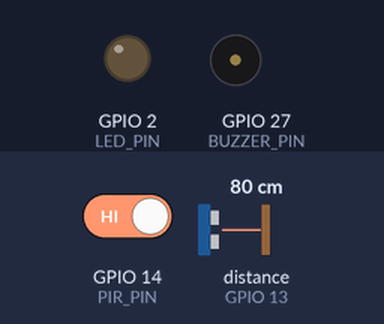
The sketch below on a simulated ESP32. On the bench: output pins drawn as LEDs (lit = HIGH), buzzer (waves = sounding, pin HIGH). Wiring (inferred from the names in the program): ultrasonic range finder: trigger GPIO 12; echo GPIO 13. The inputs (shaded band) are chosen by the test bench; at power-on: GPIO 14 (PIR_PIN) HIGH, distance to the obstacle (sensor on GPIO 13) 80 cm. The echo pulse lasts 58.3 µs per cm; WiFi joins after 1.5 s; servers stay silent unless stated; uploads are accepted with an empty reply; nothing arrives over Bluetooth unless stated; pins used as bus, display or sensor lines are not drawn; what the sketch prints to the serial monitor is not drawn.

Above: at 1.1 s.
At 2.9 s:
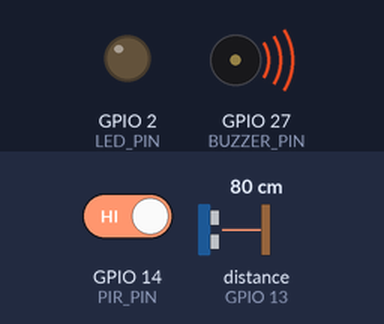
Timing chart, 0 to 4.4 s (numbered marks = the images above):
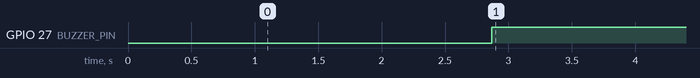

The sketch:

sketch_oct29a.ino
```cpp
#include <WiFi.h>
#include <HTTPClient.h>
#include "esp_bt.h"
#include <BLEDevice.h>
#include <BLEUtils.h>
#include <BLEScan.h>

// ---------------- Wi-Fi ----------------
const char* ssid = "FIEM@SGHALL#WIFI1";
const char* password = "sghall@4321";
const char* camIP = "192.168.0.100";
const char* backendURL = "http://192.168.0.209:5000/api/alert";
const char* securityURL = "http://192.168.0.209:5000/api/security";

// ---------------- Pins ----------------
#define TRIG_PIN 12
#define ECHO_PIN 13
#define PIR_PIN 14
#define BUZZER_PIN 27
#define LED_PIN 2   // BLE status LED

// ---------------- BLE Config ----------------
#define AUTH_BLE_NAME "realme GT 6T"
const int RSSI_THRESHOLD = -85;
const int SCAN_TIME = 3;
const unsigned long COOLDOWN_MS = 20000;

BLEScan* pBLEScan;
bool ownerNearby = false;
unsigned long lastDetection = 0;
bool securityEnabled = true;

// ---------------- Ultrasonic Config ----------------
#define DIST_THRESHOLD 20
#define STABLE_READS 3
#define TRIGGER_DELAY 5000
#define SECURITY_CHECK_INTERVAL 5000

unsigned long lastTrigger = 0;
unsigned long lastSecurityCheck = 0;
String deviceID = "sensor_node_01";

// ------------------- Functions -------------------
int getStableDistance() {
  long total = 0;
  for (int i = 0; i < STABLE_READS; i++) {
    digitalWrite(TRIG_PIN, LOW);
    delayMicroseconds(2);
    digitalWrite(TRIG_PIN, HIGH);
    delayMicroseconds(10);
    digitalWrite(TRIG_PIN, LOW);
    long dur = pulseIn(ECHO_PIN, HIGH, 25000);
    int dist = dur * 0.034 / 2;
    if (dist > 0 && dist < 400) total += dist;
    delay(50);
  }
  return total / STABLE_READS;
}

void triggerCamera() {
  if (WiFi.status() != WL_CONNECTED) return;
  HTTPClient http;
  String url = "http://" + String(camIP) + "/start";
  http.begin(url);
  http.setTimeout(6000);
  int code = http.GET();
  Serial.printf("📸 Camera trigger → %d\n", code);
  http.end();
}

void notifyBackend(String event, int distance) {
  if (WiFi.status() != WL_CONNECTED) return;
  HTTPClient http;
  http.begin(backendURL);
  http.addHeader("Content-Type", "application/json");
  String payload = "{\"deviceID\":\"" + deviceID +
                   "\",\"eventType\":\"" + event +
                   "\",\"distance\":" + String(distance) +
                   ",\"timestamp\":" + String(millis()) + "}";
  int code = http.POST(payload);
  Serial.printf("📡 Backend POST → %d\n", code);
  http.end();
}

void updateSecurityStatus() {
  if (WiFi.status() != WL_CONNECTED) return;
  HTTPClient http;
  http.begin(securityURL);
  int code = http.GET();
  if (code == 200) {
    String payload = http.getString();
    bool newStatus = payload.indexOf("\"active\":true") > 0;
    if (newStatus != securityEnabled) {
      securityEnabled = newStatus;
      Serial.printf("🛡️ Security %s\n", securityEnabled ? "ENABLED" : "DISABLED");
    }
  }
  http.end();
}

// ---------------- BLE ----------------
class MyBLECallback : public BLEAdvertisedDeviceCallbacks {
  void onResult(BLEAdvertisedDevice dev) {
    if (!dev.haveName()) return;
    String name = dev.getName().c_str();
    int rssi = dev.getRSSI();
    if (name == AUTH_BLE_NAME && rssi >= RSSI_THRESHOLD) {
      ownerNearby = true;
      lastDetection = millis();
      Serial.printf("🎯 Owner detected (%s, %d dBm)\n", name.c_str(), rssi);
    }
  }
};

void BLETask(void* param) {
  while (true) {
    if (pBLEScan) {
      pBLEScan->start(SCAN_TIME, false);
      pBLEScan->clearResults();
    }
    vTaskDelay(1000 / portTICK_PERIOD_MS); // small delay
  }
}

// ---------------- Setup ----------------
void setup() {
  Serial.begin(115200);
  delay(1000);
  Serial.println("🚀 SmartShield with BLE Auto-Unlock starting...");

  pinMode(TRIG_PIN, OUTPUT);
  pinMode(ECHO_PIN, INPUT);
  pinMode(PIR_PIN, INPUT);
  pinMode(BUZZER_PIN, OUTPUT);
  pinMode(LED_PIN, OUTPUT);
  digitalWrite(LED_PIN, LOW);

  // --- Wi-Fi ---
  Serial.print("📶 Connecting Wi-Fi");
  WiFi.begin(ssid, password);
  while (WiFi.status() != WL_CONNECTED) {
    delay(500);
    Serial.print(".");
  }
  Serial.printf("\n✅ Wi-Fi connected (%s)\n", WiFi.localIP().toString().c_str());

  // --- BLE ---
  esp_bt_controller_mem_release(ESP_BT_MODE_CLASSIC_BT); // free unused BT Classic RAM
  BLEDevice::init("");
  pBLEScan = BLEDevice::getScan();
  pBLEScan->setAdvertisedDeviceCallbacks(new MyBLECallback(), false);
  pBLEScan->setActiveScan(true);
  pBLEScan->setInterval(150);
  pBLEScan->setWindow(100);
  Serial.println("✅ BLE Scanner ready");

  xTaskCreatePinnedToCore(BLETask, "BLETask", 4096, NULL, 1, NULL, 0);

  updateSecurityStatus();
}

// ---------------- Loop ----------------
void loop() {
  // --- Check BLE state ---
  if (millis() - lastDetection > COOLDOWN_MS) ownerNearby = false;

  // --- Owner proximity logic ---
  static bool lastState = false;
  if (ownerNearby != lastState) {
    lastState = ownerNearby;
    if (ownerNearby) {
      Serial.println("✅ Owner nearby — security disabled");
      digitalWrite(LED_PIN, HIGH);
      securityEnabled = false;
    } else {
      Serial.println("🔒 Owner away — security enabled");
      digitalWrite(LED_PIN, LOW);
      securityEnabled = true;
    }
  }

  // --- Security logic ---
  if (WiFi.status() != WL_CONNECTED) {
    WiFi.reconnect();
    delay(2000);
  }

  if (millis() - lastSecurityCheck > SECURITY_CHECK_INTERVAL) {
    updateSecurityStatus();
    lastSecurityCheck = millis();
  }

  if (!securityEnabled) {
    delay(1000);
    return;
  }

  int distance = getStableDistance();
  int motion = digitalRead(PIR_PIN);
  Serial.printf("📏 %d cm | PIR %d\n", distance, motion);
  digitalWrite(BUZZER_PIN, motion);

  if (((distance > 0 && distance < DIST_THRESHOLD) || motion) &&
      millis() - lastTrigger > TRIGGER_DELAY) {
    lastTrigger = millis();
    Serial.println("🚨 Intrusion detected — triggering camera & backend");
    triggerCamera();
    notifyBackend("intrusion", distance);
  }

  delay(400);
}
```

Measured:
- by itself, GPIO 27 (BUZZER_PIN): LOW → HIGH at 2.9 s
